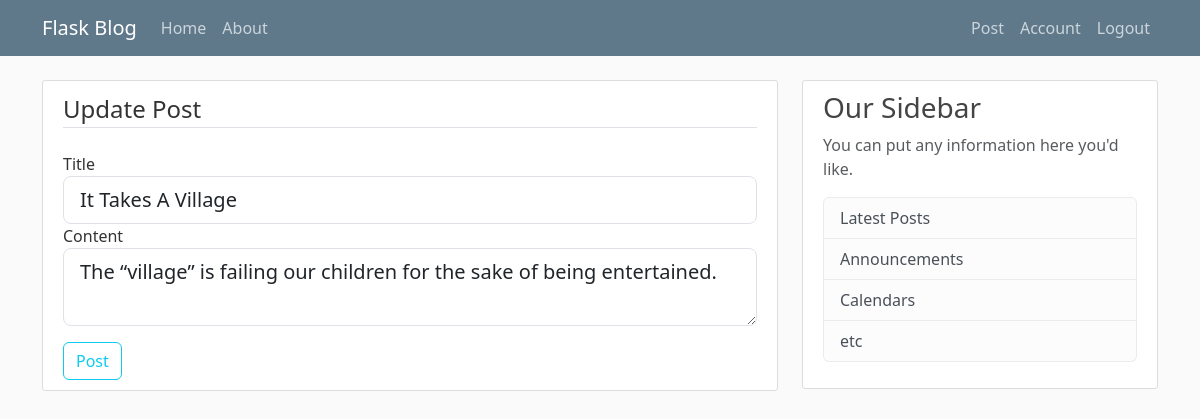
The app's page /post/3/update (signed in) with its own data.
### flaskblog/models.py (models this page shows, shortened)
class Post(db.Model):
    id = db.Column(db.Integer, primary_key = True)
    title = db.Column(db.String(40), nullable = False)
    date_posted = db.Column(db.DateTime, nullable = False, default = datetime.utcnow)
    content = db.Column(db.Text, nullable = False)
    user_id = db.Column(db.Integer, db.ForeignKey('user.id'), nullable=False)
    comments = db.relationship('Comment', backref='origin_post', lazy=True)

### flaskblog/posts/urls.py (the view)
@posts.route("/post/<int:post_id>/update", methods=['GET', 'POST'])
@login_required
def update_post(post_id):
    post = Post.query.get_or_404(post_id)
    if post.author != current_user:
        abort(403)
    form = PostForm()
    if form.validate_on_submit():
        post.title = form.title.data
        post.content = form.content.data
        db.session.commit()
        flash('Post has been updated', 'success')
        return redirect(url_for('posts.one_post', post_id=post.id))
    elif request.method == 'GET':
        form.title.data = post.title
        form.content.data = post.content
    return render_template('create_post.html', title='Update Post', form=form)

### flaskblog/posts/forms.py
class PostForm(FlaskForm):
    title = StringField('Title', validators=[DataRequired()])
    content = TextAreaField('Content', validators=[DataRequired()])
    submit = SubmitField('Post')

### flaskblog/models.py (called while the page is built)
@login_manager.user_loader
def load_user(user_id):
    return User.query.get(int(user_id))

### flaskblog/templates/create_post.html (shortened to what this page needs)
{% extends "base.html" %}
{% block content %}
<div class="content-section">
    <form action="" method="post">
        <fieldset class="form-group">
            <legend class="border-bottom mb-4">{{ title }}</legend>
            <div class="form-group">
                {{ form.title.label(class="form-control-label") }}
                {% if form.title.errors %}
                    {{ form.title(class="form-control form-control-lg is-invalid") }}
                    <div class="invalid-feedback">
                        {% for error in form.title.errors %}
                            <span> {{ error }}</span>
                        {% endfor %}
                    </div>
                {% else %}
                    {{ form.title(class="form-control form-control-lg") }}
                {% endif %}
            </div>
            <div class="form-group">
                {{ form.content.label(class="form-control-label") }}
                {% if form.content.errors %}
                    {{ form.content(class="form-control form-control-lg is-invalid") }}
                    <div class="invalid-feedback">
                        {% for error in form.content.errors %}
                            <span> {{ error }}</span>
                        {% endfor %}
                    </div>
                {% else %}
                    {{ form.content(class="form-control form-control-lg") }}
                {% endif %}
            </div>
        </fieldset>
        <div class="form-group pt-3">
            {{ form.submit(class="btn btn-outline-info") }}
        </div>
    </form>
</div>
{% endblock %}

### flaskblog/static/main.css (style rules this page uses)
body { background: #fafafa; color: #333333; margin-top: 5rem; }
.content-section { background: #ffffff; padding: 10px 20px; border: 1px solid #dddddd; border-radius: 3px; margin-bottom: 20px; }

### records on screen
Post: title "It Takes A Village", content "The “village” is failing our children for the sake of being entertained."

### other values on screen
{{ title }} "Update Post"
